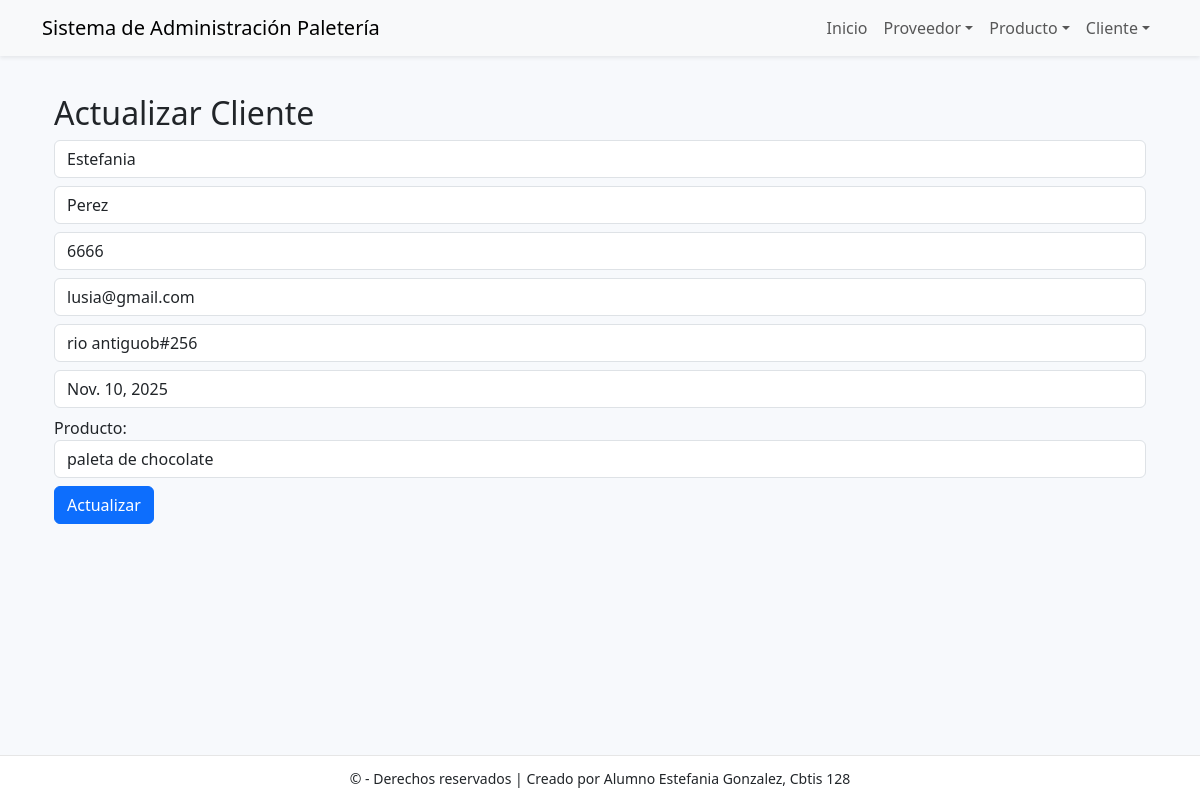
/cliente/actualizar/4/, run on the app's committed database.
### app_Paleteria/models.py (models this page shows, shortened)
class Cliente(models.Model):
    id_cliente = models.AutoField(primary_key=True)
    nombre = models.CharField(max_length=100, unique=True)
    apellido = models.CharField(max_length=100, unique=True)
    telefono = models.CharField(max_length=50, unique=True)
    email = models.CharField(max_length=100, unique=True)
    direccion = models.CharField(max_length=100, unique=True)
    fecha_registro = models.DateField()
    id_producto = models.ForeignKey(Producto, on_delete=models.CASCADE, db_column='id_producto', related_name='clientes')

class Producto(models.Model):
    id_producto = models.AutoField(primary_key=True)
    nombre = models.CharField(max_length=100, unique=True)
    sabor = models.CharField(max_length=100, unique=True)
    precio = models.CharField(max_length=100)
    stock = models.CharField(max_length=100)
    tipo = models.CharField(max_length=100)
    fecha_elaboracion = models.CharField(max_length=100)
    id_proveedor = models.ForeignKey(
        Proveedor, on_delete=models.CASCADE, db_column='id_proveedor', related_name='productos'
    )

### app_Paleteria/views.py (the view)
# urls.py: path('cliente/actualizar/<int:id>/', views.actualizar_cliente, name='actualizar_cliente'),
def actualizar_cliente(request, id):
    cliente = get_object_or_404(Cliente, id_cliente=id)
    productos = Producto.objects.all()
    return render(request, 'cliente/actualizar_cliente.html', {'cliente': cliente, 'productos': productos})

### app_Paleteria/templates/cliente/actualizar_cliente.html (shortened to what this page needs)
{% extends 'base.html' %}
{% block content %}
<div class="container mt-4">
  <h2>Actualizar Cliente</h2>
  <form method="POST" action="{% url 'realizar_actualizacion_cliente' cliente.id_cliente %}">
    <input type="text" name="nombre" value="{{ cliente.nombre }}" class="form-control mb-2">
    <input type="text" name="apellido" value="{{ cliente.apellido }}" class="form-control mb-2">
    <input type="text" name="telefono" value="{{ cliente.telefono }}" class="form-control mb-2">
    <input type="email" name="email" value="{{ cliente.email }}" class="form-control mb-2">
    <input type="text" name="direccion" value="{{ cliente.direccion }}" class="form-control mb-2">
    <input type="text" name="cliente.fecha_registro" value="{{ cliente.fecha_registro }}" class="form-control mb-2">
    <label>Producto:</label>
    <select name="id_producto" class="form-control mb-2">
      {% for producto in productos %}
        <option value="{{ producto.id_producto }}" {% if cliente.id_producto.id_producto == producto.id_producto %}selected{% endif %}>{{ producto.nombre }}</option>
      {% endfor %}
    </select>
    <button type="submit" class="btn btn-primary">Actualizar</button>
  </form>
</div>
{% endblock %}

### app_Paleteria/templates/base.html (style rules this page uses)
body { padding-top: 70px; padding-bottom: 70px; background:#f7f9fc; }

### data on the page
Cliente: nombre "Estefania", apellido "Perez", telefono "6666", email "lusia@gmail.com", direccion "rio antiguob#256", fecha_registro "Nov. 10, 2025", id_producto "paleta de chocolate"
